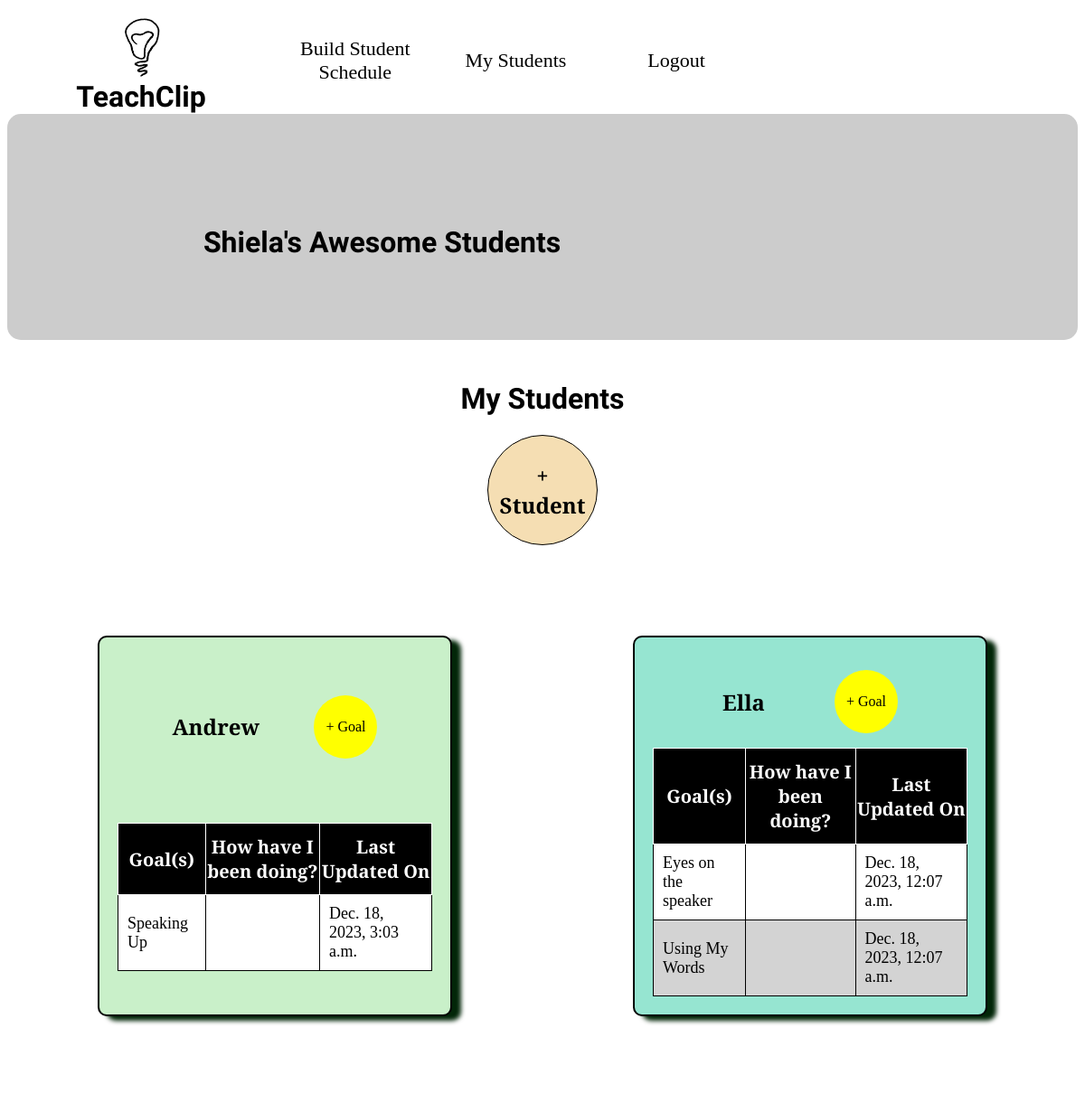
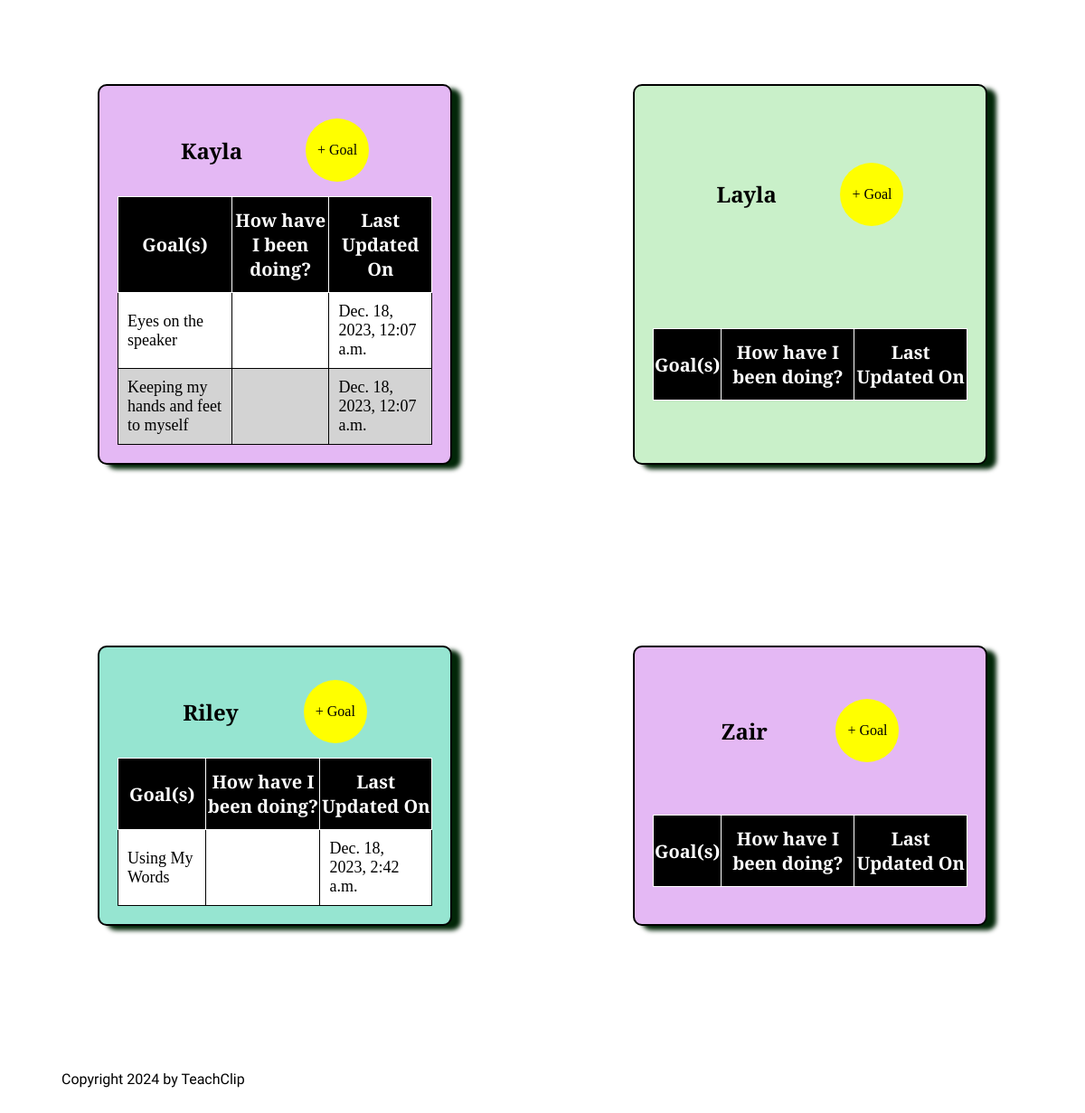
The app's page /goals/teacher_home/ (signed in) with its own data (2 pictures, top to bottom).
### goalchart/models.py (models this page shows, shortened)
class Student(models.Model):
    student_first_name = models.CharField(max_length=200)
    KINDERGARTEN = "K"
    FIRST = "G1"
    SECOND = "G2"
    THIRD = "G3"
    FOURTH = "G4"
    FIFTH = "G5"
    OTHER = "GO"
    GRADE_IN_SCHOOL_CHOICES = {
        KINDERGARTEN: "Kindergarten",
        FIRST: "1st Grade",
        SECOND: "2nd Grade",
        THIRD: "3rd Grade",
        FOURTH: "4th Grade",
        FIFTH: "5th Grade",
        OTHER: "Other",
    }
    grade_in_school = models.CharField(
        max_length=2,
        choices=GRADE_IN_SCHOOL_CHOICES,
        default=KINDERGARTEN,
    )
    created_on = models.DateTimeField(auto_now_add=True)
    last_modified = models.DateTimeField(auto_now=True)
    teacher = models.ForeignKey(
        settings.AUTH_USER_MODEL,
        related_name="students",
        on_delete=models.CASCADE,
        null=True,
    )
    class Meta:
        ordering = ["student_first_name"]

class Goal(models.Model):
    student = models.ForeignKey(
        Student,
        related_name="goals",
        on_delete=models.CASCADE,
        null=True,
    )
    schedule = models.ForeignKey(
        Schedule,
        related_name="goals",
        on_delete=models.CASCADE,
        null=True,
    )
    goal_name = models.CharField(max_length=200)
    goal_description = models.TextField()
    goal_picture = models.URLField()
    last_modified = models.DateTimeField(auto_now=True, null=True)
    goal_rating = models.PositiveSmallIntegerField(default = 0,null=True)
    class Meta:
        ordering = ["goal_name"]

### goalchart/views.py (the view)
# urls.py: path("teacher_home/", goal_list, name="teacher_home"),
@login_required
def goal_list(request):
    students = Student.objects.filter(teacher=request.user)
    context = {
        "students": students,
    }
    return render(request, "goalchart/teacher_home.html", context)

### goalchart/templates/goalchart/teacher_home.html (shortened to what this page needs)
{% extends "base.html" %}
{% block userimg %}
  <div class="info-img">
    <img src="https://picsum.photos/id/24/100/200" alt="book image">
    <h1>{{ user.first_name }}'s Awesome Students</h1>
  </div>
{% endblock userimg %}
{% block main %}
<div class="center-container">
  <h1>My Students</h1>
  <div id="add-student">
    <a href="{% url "add_student" %}"><h2>+ Student</h2></a>
  </div>
</div>
<div class="student-container">
  {% for student in students %}
    <div class="student-box {% cycle "group1" "group2" "group3" %}">
      <h2>{{ student.student_first_name }}</h2>
      <a href="{% url "create_goal" %}"><p>+ Goal</p></a>
      <table>
        <thead>
          <tr>
            <th>Goal(s)</th>
            <th>How have I been doing?</th>
            <th>Last Updated On</th>
          </tr>
        </thead>
        <tbody class="striped-table">
          {% for goal in student.goals.all %}
          <tr>
            <td>{{ goal.goal_name}}
            </td>
            <td>
            </td>
            <td>{{ goal.last_modified }}</td>
          </tr>
          {% endfor %}
        </tbody>
      </table>
    </div>
  {% endfor %}
</div>
{% endblock main %}

### goalchart/static/css/styles.css (style rules this page uses)
html, body { font-family: 'Cormorant Garamond', serif; }
a { text-decoration: none; color: black; }
h1 { font-family: 'Shadows Into Light', cursive; text-align: center; }
.info-img { position: relative; }
.info-img img { width: 100%; height: 250px; object-fit: cover; border-radius: 15px; margin-bottom: 20px; }
.info-img h1 { position: absolute; top: 40%; left: 25%; transform: translate(-20%, -20%) }
.center-container { display: flex; flex-flow: column wrap; justify-content: center; align-items: center; }
#add-student { display: flex; flex-flow: column wrap; justify-content: center; text-align: center; border-radius: 50%; height: 100px; width: 100px; background-color: wheat; padding: 10px; border: 1px solid; }
.student-container { display: grid; grid-template-columns: repeat(2, 50%); }
.student-box { display: flex; flex-flow: row wrap; justify-content: space-evenly; align-items: center; margin: 100px; border: 2px solid; border-radius: 10px; padding: 20px; box-shadow: 10px 5px 5px rgb(2, 38, 8); }
.student-box p { background-color: yellow; width: 50px; height: 50px; text-align: center; display: flex; flex-flow: column wrap; justify-content: center; align-items: center; border-radius: 50%; padding: 10px; }
.group1 { background-color: rgb(201, 240, 201); }
.group2 { background-color: rgb(150, 229, 209); }
.group3 { background-color: rgb(228, 184, 244); }
table { border: 2px solid black; border-collapse: collapse; width: 100%; }
table th { padding-top: 12px; padding-bottom: 12px; text-align: center; background: black; color: white; font-size: 20px; margin-left: 5px; margin-right: 5px; }
table td { font-size: 18px; padding: 10px; }
table, th, td { border: 1px solid; }
.striped-table> tr:nth-child(even) { background-color: lightgray; }
.striped-table> tr:nth-child(odd) { background-color: white; }

### records on screen
Student: student_first_name "Andrew"
Goal: goal_name "Speaking Up", last_modified "Dec. 18, 2023, 3:03 a.m."
Student: student_first_name "Ella"
Goal: goal_name "Eyes on the speaker", last_modified "Dec. 18, 2023, 12:07 a.m."
Goal: goal_name "Using My Words", last_modified "Dec. 18, 2023, 12:07 a.m."
Student: student_first_name "Kayla"
Goal: goal_name "Eyes on the speaker", last_modified "Dec. 18, 2023, 12:07 a.m."
Goal: goal_name "Keeping my hands and feet to myself", last_modified "Dec. 18, 2023, 12:07 a.m."
Student: student_first_name "Layla"
Student: student_first_name "Riley"
Goal: goal_name "Using My Words", last_modified "Dec. 18, 2023, 2:42 a.m."
Student: student_first_name "Zair"

### other values on screen
{{ user.first_name }} "Shiela"
